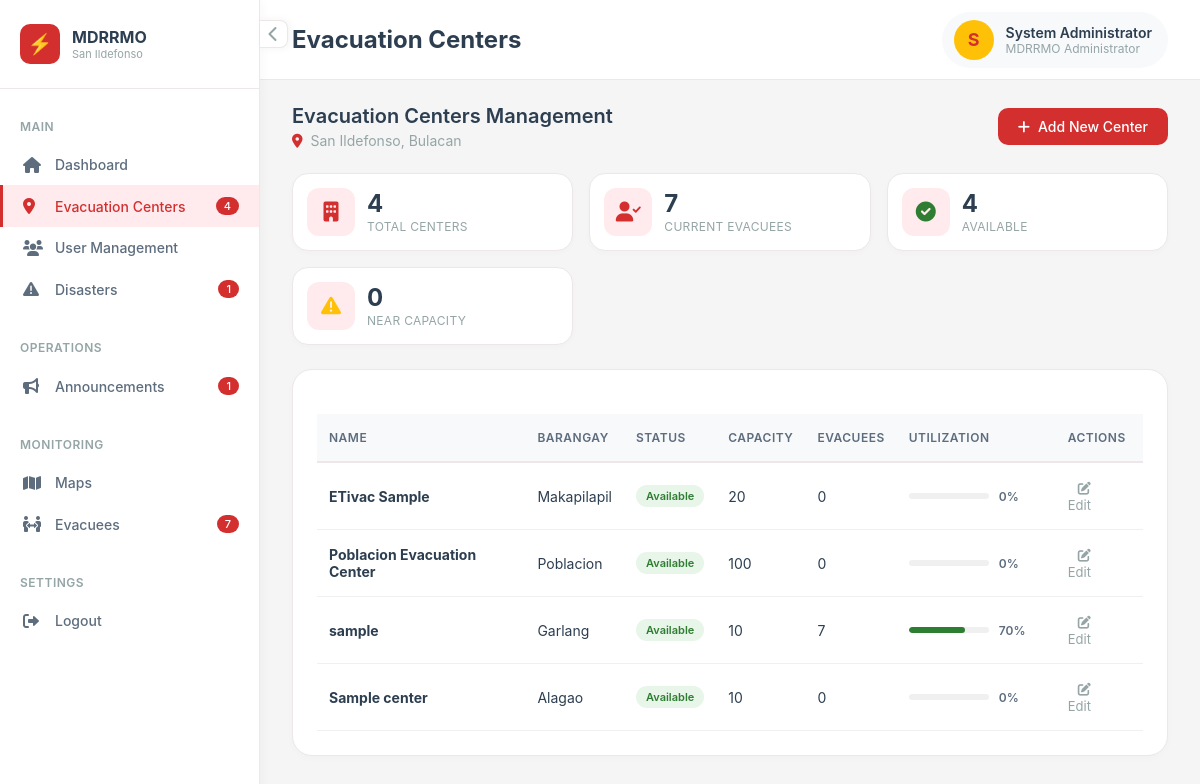
/admin/centers.php (signed in), run on the app's committed database.
### tables this page shows
CREATE TABLE `users` (
  `id` int(10) UNSIGNED NOT NULL,
  `full_name` varchar(150) NOT NULL,
  `first_name` varchar(100) DEFAULT NULL,
  `middle_name` varchar(100) DEFAULT NULL,
  `last_name` varchar(100) DEFAULT NULL,
  `suffix` varchar(10) DEFAULT NULL,
  `email` varchar(150) NOT NULL,
  `contact_number` varchar(20) DEFAULT NULL,
  `password_hash` varchar(255) NOT NULL,
  `role` enum('citizen','admin','coordinator') NOT NULL DEFAULT 'citizen',
  `barangay_id` int(10) UNSIGNED NOT NULL,
  `house_number` varchar(50) NOT NULL,
  `birthday` date DEFAULT NULL,
  `sex` enum('male','female','prefer_not_to_say') DEFAULT NULL,
  `is_email_verified` tinyint(1) NOT NULL DEFAULT 0,
  `otp_code_hash` varchar(255) DEFAULT NULL,
  `otp_expires_at` datetime DEFAULT NULL,
  `device_token` varchar(255) DEFAULT NULL,
  `device_fingerprint` varchar(255) DEFAULT NULL,
  `device_registered_at` datetime DEFAULT NULL,
  `is_device_trusted` tinyint(1) NOT NULL DEFAULT 0,
  `is_active` tinyint(1) NOT NULL DEFAULT 1,
  `created_at` datetime NOT NULL DEFAULT current_timestamp(),
  `updated_at` datetime NOT NULL DEFAULT current_timestamp() ON UPDATE current_timestamp(),
  `otp_code` varchar(10) DEFAULT NULL,
  `otp_purpose` varchar(30) DEFAULT NULL
);

CREATE TABLE `evacuation_centers` (
  `id` int(10) UNSIGNED NOT NULL,
  `name` varchar(150) NOT NULL,
  `barangay_id` int(10) UNSIGNED NOT NULL,
  `address` varchar(255) NOT NULL,
  `lat` decimal(10,7) NOT NULL,
  `lng` decimal(10,7) NOT NULL,
  `max_capacity_people` int(10) UNSIGNED NOT NULL,
  `max_capacity_families` int(10) UNSIGNED DEFAULT 0,
  `status` enum('available','near_capacity','full','temp_shelter','closed') NOT NULL DEFAULT 'available',
  `coordinator_user_id` int(10) UNSIGNED DEFAULT NULL,
  `notes` text DEFAULT NULL,
  `created_at` datetime NOT NULL DEFAULT current_timestamp(),
  `updated_at` datetime NOT NULL DEFAULT current_timestamp() ON UPDATE current_timestamp()
);

CREATE TABLE `barangays` (
  `id` int(10) UNSIGNED NOT NULL,
  `name` varchar(100) NOT NULL,
  `municipality` varchar(100) NOT NULL DEFAULT 'San Ildefonso',
  `province` varchar(100) NOT NULL DEFAULT 'Bulacan',
  `center_lat` decimal(10,7) DEFAULT NULL,
  `center_lng` decimal(10,7) DEFAULT NULL,
  `boundary_polygon` longtext DEFAULT NULL CHECK (json_valid(`boundary_polygon`)),
  `is_active` tinyint(1) NOT NULL DEFAULT 1
);

### pages/session.php (called while the page is built, shortened)
<?php
function current_user(): ?array
{
    static $cached = null;
    if ($cached !== null) {
        return $cached;
    }
    $pdo = db();
    $stmt = $pdo->prepare('SELECT u.*, b.name AS barangay_name, b.municipality, b.province
                           FROM users u
                           JOIN barangays b ON b.id = u.barangay_id
                           WHERE u.id = ? AND u.is_active = 1');
    $stmt->execute([$_SESSION['user_id']]);
    $cached = $stmt->fetch() ?: null;
    return $cached;
}
function require_login(?string $role = null): void
{
    $user = current_user();
}

### pages/center_helpers.php (called while the page is built, shortened)
<?php
function get_centers_with_occupancy(): array
{
    $pdo = db();
    $sql = "SELECT c.*, b.name AS barangay_name,
                   COALESCE(SUM(r.total_members), 0) AS current_occupancy
            FROM evacuation_centers c
            JOIN barangays b ON b.id = c.barangay_id
            LEFT JOIN evac_registrations r ON r.center_id = c.id
            GROUP BY c.id
            ORDER BY c.name";
    return $pdo->query($sql)->fetchAll();
}

### admin/centers.php (the view, shortened to what this page needs)
<?php
require_once __DIR__ . '/../pages/session.php';
require_login('admin');
require_once __DIR__ . '/../pages/center_helpers.php';
$user    = current_user();
$pdo     = db();
$centers = get_centers_with_occupancy();
$_badgeCenters       = (int)$pdo->query("SELECT COUNT(*) FROM evacuation_centers")->fetchColumn();
$_badgeOngoing       = (int)$pdo->query("SELECT COUNT(*) FROM disasters WHERE status = 'ongoing'")->fetchColumn();
$_badgeAnnouncements = (int)$pdo->query("SELECT COUNT(*) FROM announcements")->fetchColumn();
$_badgeEvacuees      = (int)$pdo->query("SELECT COALESCE(SUM(total_members),0) FROM evac_registrations")->fetchColumn();
?>
<!DOCTYPE html>
<html lang="en">
<head>
    <link rel="stylesheet" href="../asset/css/admin_center.css">
    <link rel="stylesheet" href="https://cdnjs.cloudflare.com/ajax/libs/font-awesome/6.0.0/css/all.min.css" />
</head>
<body>
    <div class="app-wrapper">
        <div class="sidebar-toggle-btn" id="sidebarToggleBtn">
            <i class="fas fa-chevron-left"></i>
        </div>
        <aside class="sidebar" id="sidebar">
            <div class="sidebar-header">
                <div class="sidebar-logo">
                    <div class="logo-image">
                    </div>
                    <div class="logo-text">
                        <h3>MDRRMO</h3>
                        <p>San Ildefonso</p>
                    </div>
                </div>
            </div>
            <div class="sidebar-content">
                <div class="sidebar-section">
                    <div class="sidebar-section-title">Main</div>
                    <ul class="sidebar-menu">
                        <li><a href="index.php" class="sidebar-link"><i class="fas fa-home"></i> <span>Dashboard</span></a></li>
                        <li><a href="centers.php" class="sidebar-link active"><i class="fas fa-map-marker-alt"></i> <span>Evacuation Centers</span>  <?php if($_badgeCenters > 0): ?><span class="sidebar-badge"><?php echo $_badgeCenters; ?></span><?php endif; ?></a></li>
                        <li><a href="users.php" class="sidebar-link"><i class="fas fa-users"></i> <span>User Management</span></span></a></li>
                        <li><a href="disasters.php" class="sidebar-link"><i class="fas fa-exclamation-triangle"></i> <span>Disasters</span><?php if($_badgeOngoing > 0): ?><span class="sidebar-badge"><?php echo $_badgeOngoing; ?></span><?php endif; ?></a></li>
                    </ul>
                </div>
                <div class="sidebar-section">
                    <div class="sidebar-section-title">Operations</div>
                    <ul class="sidebar-menu">
                        <li><a href="announcements.php" class="sidebar-link"><i class="fas fa-bullhorn"></i> <span>Announcements</span> <?php if($_badgeAnnouncements > 0): ?><span class="sidebar-badge"><?php echo $_badgeAnnouncements; ?></span><?php endif; ?></a></li>
                    </ul>
                </div>
                <div class="sidebar-section">
                    <div class="sidebar-section-title">Monitoring</div>
                    <ul class="sidebar-menu">
                        <li><a href="maps.php" class="sidebar-link"><i class="fas fa-map"></i> <span>Maps</span></a></li>
                        <li><a href="evacuees.php" class="sidebar-link"><i class="fas fa-people-arrows"></i> <span>Evacuees</span>  <?php if($_badgeEvacuees > 0): ?><span class="sidebar-badge"><?php echo number_format($_badgeEvacuees); ?></span><?php endif; ?></a></li>
                    </ul>
                </div>
                <div class="sidebar-section">
                    <div class="sidebar-section-title">Settings</div>
                    <ul class="sidebar-menu">
                        <li><a href="../pages/logout.php" class="sidebar-link"><i class="fas fa-sign-out-alt"></i> <span>Logout</span></a></li>
                    </ul>
                </div>
            </div>
        </aside>
        <main class="main-content" id="mainContent">
            <div class="top-nav">
                <div class="page-title">
                    <h1>Evacuation Centers</h1>
                </div>
                <div class="user-menu">
                    <div class="user-profile">
                        <div class="user-avatar">
                            <?php echo strtoupper(substr($user['full_name'] ?? 'A', 0, 1)); ?>
                        </div>
                        <div class="user-info">
                            <span class="user-name"><?php echo htmlspecialchars($user['full_name'] ?? 'Admin'); ?></span>
                            <span class="user-role">MDRRMO Administrator</span>
                        </div>
                    </div>
                </div>
            </div>
            <div class="dashboard">
                <div class="page-header">
                    <div class="page-header-left">
                        <h2>Evacuation Centers Management</h2>
                        <p>
                            <i class="fas fa-map-marker-alt" style="color: var(--primary-red);"></i>
                            San Ildefonso, Bulacan
                        </p>
                    </div>
                    <a href="center_edit.php" class="btn-primary">
                        <i class="fas fa-plus"></i> Add New Center
                    </a>
                </div>
                <?php
                $totalEvacuees = 0;
                $availableCount = 0;
                $nearCount = 0;
                $fullCount = 0;
                foreach ($centers as $c) {
                    $totalEvacuees += (int)$c['current_occupancy'];
                    if ($c['status'] === 'available') $availableCount++;
                    else if ($c['status'] === 'near_capacity') $nearCount++;
                    else if ($c['status'] === 'full') $fullCount++;
                }
                ?>
                <div class="stats-row">
                    <div class="stat-card">
                        <div class="stat-icon"><i class="fas fa-building"></i></div>
                        <div class="stat-content">
                            <div class="stat-value"><?php echo count($centers); ?></div>
                            <div class="stat-label">Total Centers</div>
                        </div>
                    </div>
                    <div class="stat-card">
                        <div class="stat-icon"><i class="fas fa-user-check"></i></div>
                        <div class="stat-content">
                            <div class="stat-value"><?php echo number_format($totalEvacuees); ?></div>
                            <div class="stat-label">Current Evacuees</div>
                        </div>
                    </div>
                    <div class="stat-card">
                        <div class="stat-icon"><i class="fas fa-check-circle" style="color: #2E7D32;"></i></div>
                        <div class="stat-content">
                            <div class="stat-value"><?php echo $availableCount; ?></div>
                            <div class="stat-label">Available</div>
                        </div>
                    </div>
                    <div class="stat-card">
                        <div class="stat-icon"><i class="fas fa-exclamation-triangle" style="color: var(--accent-yellow);"></i></div>
                        <div class="stat-content">
                            <div class="stat-value"><?php echo $nearCount; ?></div>
                            <div class="stat-label">Near Capacity</div>
                        </div>
                    </div>
                </div>
                <div class="card">
                    <?php if (!$centers): ?>
                        <div class="empty-state">
                            <i class="fas fa-map-marker-alt"></i>
                            <p>No evacuation centers defined yet.</p>
                            <a href="center_edit.php" class="btn-primary">
                                <i class="fas fa-plus"></i> Add Your First Center
                            </a>
                        </div>
                    <?php else: ?>
                        <div class="table-container">
                            <table class="table">
                                <thead>
                                    <tr>
                                        <th>Name</th>
                                        <th>Barangay</th>
                                        <th>Status</th>
                                        <th>Capacity</th>
                                        <th>Evacuees</th>
                                        <th>Utilization</th>
                                        <th>Actions</th>
                                    </tr>
                                </thead>
                                <tbody>
                                    <?php foreach ($centers as $c): ?>
                                        <?php
                                        $max = (int)$c['max_capacity_people'];
                                        $cur = (int)$c['current_occupancy'];
                                        $percent = $max > 0 ? round(($cur / $max) * 100) : 0;
                                        $fillClass = '';
                                        if ($c['status'] === 'available') $fillClass = 'available';
                                        else if ($c['status'] === 'near_capacity') $fillClass = 'near_capacity';
                                        else if ($c['status'] === 'full') $fillClass = 'full';
                                        else if ($c['status'] === 'temp_shelter') $fillClass = 'temp_shelter';
                                        ?>
                                        <tr>
                                            <td><strong><?php echo htmlspecialchars($c['name']); ?></strong></td>
                                            <td><?php echo htmlspecialchars($c['barangay_name']); ?></td>
                                            <td>
                                                <span class="status-pill status-<?php echo htmlspecialchars($c['status']); ?>">
                                                    <?php echo $c['status'] === 'near_capacity' ? 'Near Capacity' : htmlspecialchars($c['status']); ?>
                                                </span>
                                            </td>
                                            <td><?php echo number_format($max); ?></td>
                                            <td><?php echo number_format($cur); ?></td>
                                            <td>
                                                <div class="utilization-container">
                                                    <div class="utilization-bar">
                                                        <div class="utilization-fill <?php echo $fillClass; ?>" style="width: <?php echo $percent; ?>%;"></div>
                                                    </div>
                                                    <span class="utilization-text"><?php echo $percent; ?>%</span>
                                                </div>
                                            </td>
                                            <td>
                                                <a href="center_edit.php?id=<?php echo (int)$c['id']; ?>" class="action-btn">
                                                    <i class="fas fa-edit"></i> Edit
                                                </a>
                                            </td>
                                        </tr>
                                    <?php endforeach; ?>
                                </tbody>
                            </table>
                        </div>
                    <?php endif; ?>
                </div>
            </div>
        </main>
    </div>
</body>
</html>

### data on the page
users: full_name "S", full_name "System Administrator"
evacuation_centers: name "ETivac Sample", barangay.name "Makapilapil", status "Available", max_capacity_people "20", cur "0", percent "0"
evacuation_centers: name "Poblacion Evacuation Center", barangay.name "Poblacion", status "Available", max_capacity_people "100", cur "0", percent "0"
evacuation_centers: name "sample", barangay.name "Garlang", status "Available", max_capacity_people "10", cur "7", percent "70"
evacuation_centers: name "Sample center", barangay.name "Alagao", status "Available", max_capacity_people "10", cur "0", percent "0"

### other printed values
$_badgeCenters "4"
$_badgeOngoing "1"
$_badgeAnnouncements "1"
$_badgeEvacuees "7"
count($centers) "4"
$totalEvacuees "7"
$availableCount "4"
$nearCount "0"
